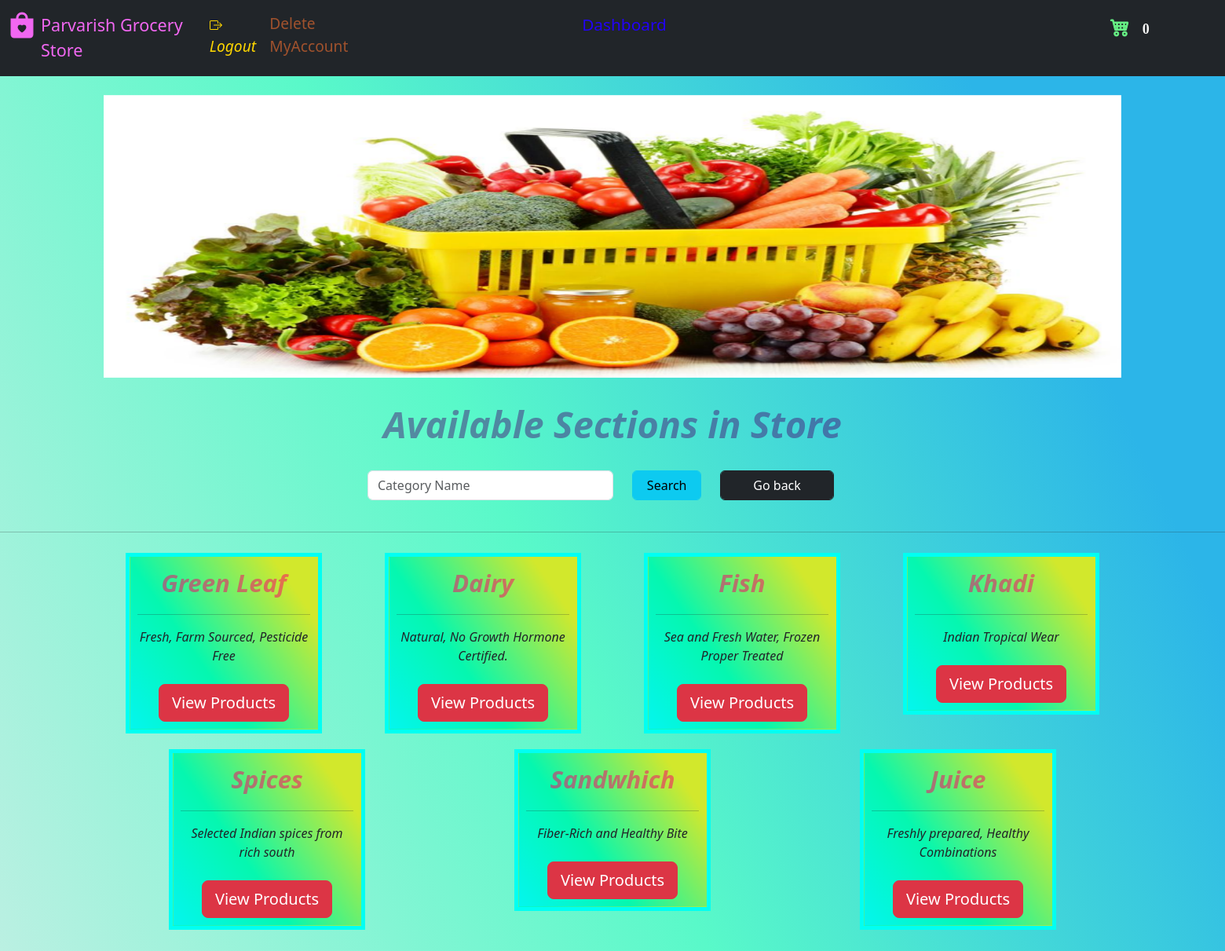
The page /store (signed in) on the database its author committed.
### website/model.py (models this page shows)
class Category(db.Model):
    category_Name = db.Column(db.String(), nullable=False, unique=True)
    category_Id = db.Column(db.Integer(), primary_key=True)
    description = db.Column(db.String())
    managedBy_Id = db.Column(db.Integer(), db.ForeignKey('store.id'))
    catalog = db.relationship('Product', backref='parent')

### website/views.py (the view, shortened to what this page needs)
@login_required
@Views.route('/store', methods=["GET", "POST"])
def Store_front():
    user_id = session['id']
    user_role = session['role']
    if 'carte' not in session:
        session['carte'] = []
    if not session['carte']:
        products_cart_1 = []
    if session['carte']:
        products_cart_1 = session['carte']
    manager_1 = False
    if user_role == 'Customer':
        customer = Customer.query.get(user_id)
        categories_1 = Category.query.all()
        list = []
        if request.method == 'POST' and 'search' in request.form:
            search_ = request.form.get("search")
            if search_.isdigit():
                flash("Incorrect Input. Only accept alphabets", category='error')
                return redirect(url_for('views.Store_front'))
            else:
                search = '%{}%'.format(search_)
                category_name = Category.query.filter(
                    Category.category_Name.like(search))
                for items in category_name:
                    list.append(items)
                return render_template('storefront.html', categories=list, name=customer.username, id=customer.id, cart=products_cart_1)
        return render_template('storefront.html', categories=categories_1, name=customer.username, id=customer.id, cart=products_cart_1)
    elif user_role == 'Manager':
        manager = Store.query.get(user_id)
        categories = Category.query.filter(
            Category.managedBy_Id == user_id).all()
        manager_1 = True
        list = []
        return render_template('storefront.html', categories=categories, name=manager.username, id=manager.id, cart=products_cart_1, manager_1=manager_1)
    else:
        return redirect(url_for("views.landing_page.html"))

### website/auth.py (called while the page is built)
@App.login_manager.user_loader
def load_customer(id):
    if id is not None:
        return Customer.query.get(int(id))
    return None

### website/templates/storefront.html (shortened to what this page needs)
<!DOCTYPE html>
<html lang="en">
  <head>
    <link
      href="https://cdn.jsdelivr.net/npm/bootstrap@5.3.0/dist/css/bootstrap.min.css"
      rel="stylesheet"
    />
    <link
      rel="stylesheet"
      href="https://cdn.jsdelivr.net/npm/bootstrap-icons@1.10.5/font/bootstrap-icons.css"
    />
  </head>
  <body>
    <nav class="navbar navbar-expand-lg navbar-dark bg-dark">
      <div class="container-fluid">
        <div class="collapse navbar-collapse" id="navbar">
          <div class="navbar-nav">
            <a href="/store">
              <i
                class="bi bi-bag-heart-fill"
                style="
                  font-size: 2rem;
                  -webkit-text-stroke-width: 1px;
                  color: rgb(241, 103, 241);
                  width: 10%;
                "
              ></i>
            </a>
            <a
              href="{{ url_for('views.Store_front') }}"
              class="nav-item nav-link"
              style="
                color: rgb(241, 103, 241);
                font-size: 1.35em;
                text-decoration: none;
                display: block;
                width: 25%;
                margin-left: 0px;
              "
              >Parvarish Grocery Store</a
            ><span
              id="logout"
              style="display: block inline-block; width: 600px"
            >
              <span
                id="logout"
                style="display: block inline-block; width: 600px"
              >
                <span style="margin: auto"
                  ><i
                    ><a
                      class="nav-item nav-link"
                      style="
                        float: left;
                        color: rgb(255, 215, 0);
                        font-size: 1.2rem;
                        display: block;
                        width: 20%;
                        margin-left: 0px;
                      "
                      href="/logout"
                      >Logout</a
                    ></i
                  ></span
                ><span style="margin: auto"
                  ><a
                    class="nav-item nav-link"
                    style="
                      float: left;
                      color: rgb(160, 82, 45);
                      width: 50%;
                      margin-left: 20px;
                      font-size: 1.2rem;
                    "
                    href="/delete_account"
                    onclick="return confirm('Are you sure you want to delete the account?');"
                    >Delete MyAccount</a
                  ></span
                ></span
              ></span
            >
            {% if manager_1 %}
            <span
              id="logout"
              style="display: block inline-block; width: 900px"
            >
            <a
                class="nav-item nav-link"
                style="
                  float: right;
                  color: rgb(34, 2, 247);
                  width: 50%;
                  font-size: 1.3rem;
                  margin-right: 20px;
                "
                href="{{ url_for('views.Dash_manager') }}"
                >Dashboard</span>
               {% endif %}
            <span
              id="logout"
              style="display: block inline-block; width: 700px"
            >
            <a
               class="nav-item nav-link"
               style="
                 float: right;
                 color: rgb(34, 2, 247);
                 width: 40%;
                 font-size: 1.5rem;
                 margin-right: 20px;
               "
               href="/store/cart"
               ><i
                 class="bi bi-cart4"
                 style="
                   font-size: 1.5rem;
                   -webkit-text-stroke-width: 1px;
                   color: rgb(103, 241, 133);
                   width: 10%;
                 "
               ></i
               ><span
                 STYLE="font-family:'Verdana';margin-left :5px;color:whitesmoke"
                 class="badge badge-light"
               >{{ cart|length }}</span></a
           ></span></span
          </div>
        </div>
      </div>
    </nav>
    <section>
    <div class="container" id="content"><br />
        <div id="carouselExampleIndicators" class="carousel slide" data-ride="carousel">
          <div class="carousel-inner">
            <div class="carousel-item active">
              <img class="d-block w-100" src="{{ url_for('static', filename='carousel_111.png') }}" alt="First slide" width="50" height="150" >
            </div>
          </div>
          <a class="carousel-control-prev" href="#carouselExampleIndicators" role="button" data-slide="prev">
            <span class="carousel-control-prev-icon" aria-hidden="true"></span>
          </a>
          <a class="carousel-control-next" href="#carouselExampleIndicators" role="button"  data-slide="next">
            <span class="carousel-control-next-icon" aria-hidden="true"></span>
          </a>
        </div></section>
        <section><div>
          {% if categories|length == 0 %}
          <h1>No Offerings! Business is Shut Down for today.</h1>
          {% else %}
          <br>
          <div style="font-style: italic;color:rgba(68, 12, 114, 0.466);font-size: 3vw;" align="center"><strong>Available Sections in Store</strong></div><br>
          <div class="col-5" style="margin-left: 30%">
            <form action="{{ url_for('views.Store_front') }}" method="POST" autocomplete="off">
              <div class="row"  >
                <div class="col-6">
                  <input type="text" class="form-control" name="search" id="search" placeholder="Category Name" />
                </div>
                <div class="col-2" align="left">
                  <input type="submit" class="form-control btn btn-info" value="Search"  />
                </div>
                <div class="col-3" align="left"><a href="{{ url_for('views.Store_front') }}">
                  <input type="submit" class="form-control btn btn-dark" value="Go back"  /> </a>
                </div>
              </div>
            </form>
          </div></div>
          <br><hr>
          <div class="container">
            <div class="row align-items-start">
              {% for variety in categories %}
              <div class="col">
                <table class="table"
    style="
      border: 5px solid rgb(0, 255, 242);
      /* background-color: #96d4d4; */
      width: 250px;
      margin:10px;
      table-layout: fixed;
      margin-left:auto ;
      margin-right:auto ;
    "
  >
    <tr  align="center" style="height: 200px;">
      <td class="boxes"
        style="
          padding: 10px 10px;
          width: 100%;
        "
      >
      <span style="font-style: italic;color:rgba(249, 4, 106, 0.531);font-size: 2vw;"><strong>{{ variety.category_Name }}</strong></span><br/><hr/>
        <span><em>{{ variety.description }}</em></span><br/><br/>
        <span><a href="/store/{{ variety.category_Name }}/products"><input type="button" class="btn btn-danger btn-lg" style="margin: auto;" type="submit" value="View Products" /></a></span>
      </td>
      </tr></table>
              </div>
            {% endfor %}
            </div>
          </div></section>
          {% endif %}
  </body>
</html>

### website/templates/storefront.html (style rules this page uses)
.navbar { margin-bottom: 0; border-radius: 0; }
.carousel-inner img { margin: auto; min-height: 200px; width: 100%; height: 360px; }
.boxes { background: linear-gradient( 55deg, #04f6ee 0%, #05f7af 38%, #d2e82c 85% ) }
td { word-wrap: break-word; }
html { scroll-behavior: smooth; }
body { height: 2000px; background: linear-gradient( 65deg, #e2ecec 0%, #59f9c9 51%, #2cb5e8 85% ); }

### rows shown on the page
Category: category_Name "Green Leaf", description "Fresh, Farm Sourced, Pesticide Free"
Category: category_Name "Dairy", description "Natural, No Growth Hormone Certified."
Category: category_Name "Fish", description "Sea and Fresh Water, Frozen Proper Treated"
Category: category_Name "Khadi", description "Indian Tropical Wear"
Category: category_Name "Spices", description "Selected Indian spices from rich south"
Category: category_Name "Sandwhich", description "Fiber-Rich and Healthy Bite"
Category: category_Name "Juice", description "Freshly prepared, Healthy Combinations"

### other values the page prints
{{ cart|length }} "0"
